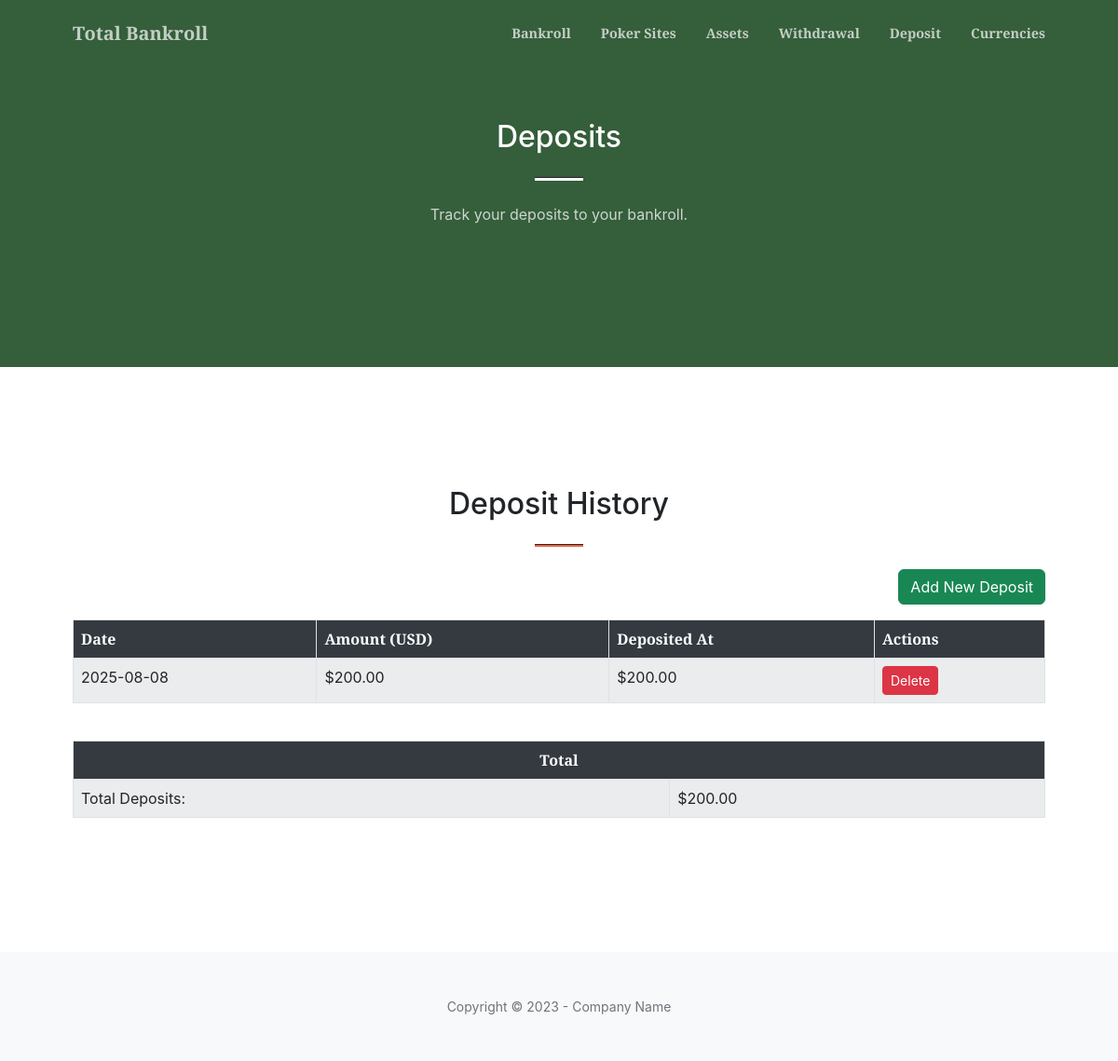
/deposit, run on an earlier commit of the app's database.
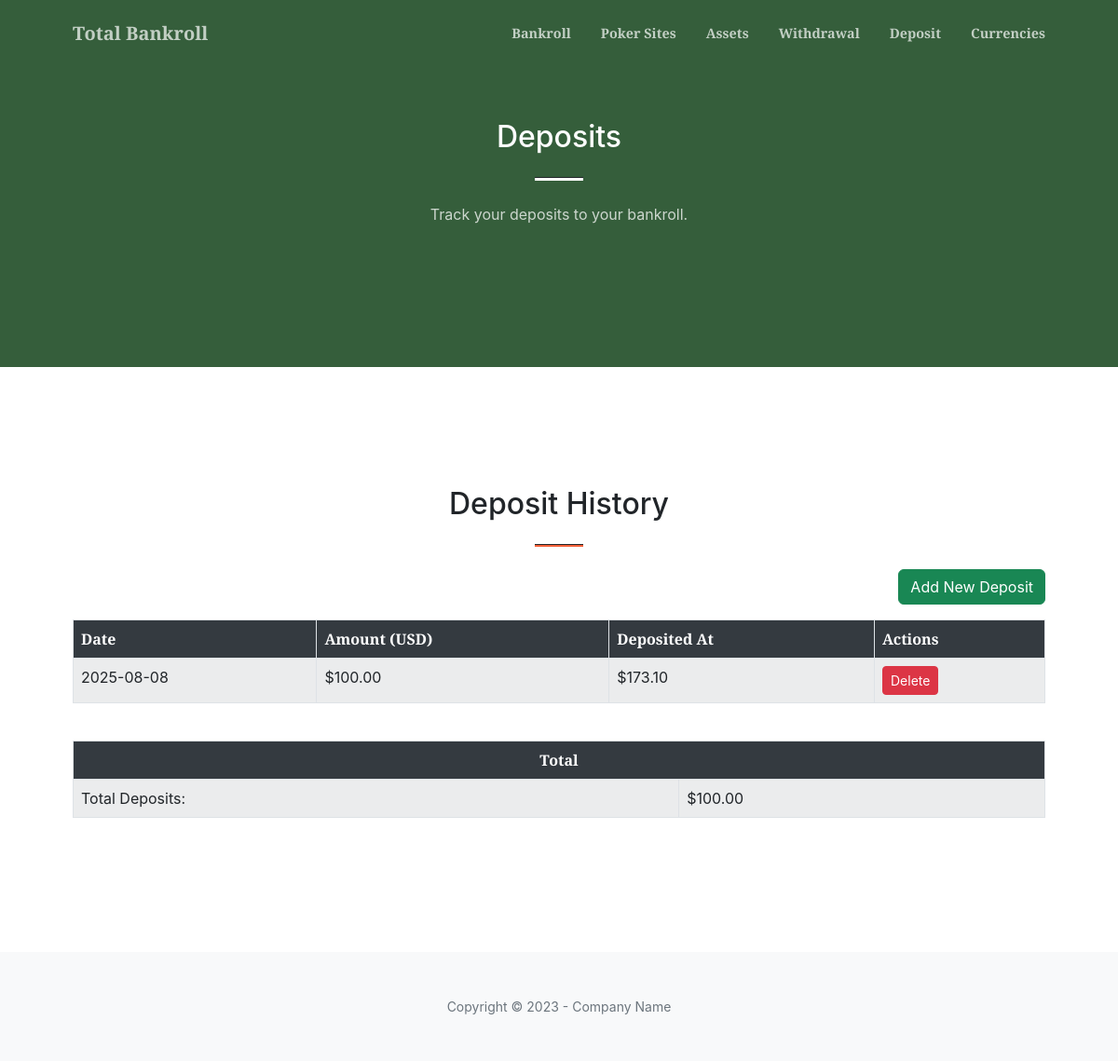
And on a later commit of the database.
### tables this page shows
CREATE TABLE deposits (
    id INTEGER PRIMARY KEY AUTOINCREMENT,
    date TEXT NOT NULL,
    amount REAL NOT NULL,
    deposited_at REAL NOT NULL,
    last_updated TEXT NOT NULL,
    currency TEXT NOT NULL DEFAULT 'Dollar'
);

### src/total_bankroll/main.py (the view)
@app.route("/deposit")
def deposit():
    db = get_db()
    poker_sites_data = db.execute("""
        SELECT
            SUM(amount) AS current_total
        FROM sites
        WHERE last_updated = (SELECT MAX(last_updated) FROM sites)
    """).fetchone()
    current_poker_total = poker_sites_data['current_total'] if poker_sites_data and poker_sites_data['current_total'] is not None else 0
    assets_data = db.execute("""
        SELECT
            SUM(amount) AS current_total
        FROM assets
        WHERE last_updated = (SELECT MAX(last_updated) FROM assets)
    """).fetchone()
    current_asset_total = assets_data['current_total'] if assets_data and assets_data['current_total'] is not None else 0
    total_withdrawals = db.execute("SELECT SUM(amount) FROM drawings").fetchone()[0]
    if total_withdrawals is None:
        total_withdrawals = 0
    total_net_worth = current_poker_total + current_asset_total - total_withdrawals
    deposit_data = db.execute("SELECT id, date, CAST(amount AS REAL) as amount, CAST(deposited_at AS REAL) as deposited_at, last_updated, currency FROM deposits").fetchall()
    today = datetime.now().strftime("%Y-%m-%d")
    currencies = db.execute("""
        SELECT name FROM currency
        ORDER BY
            CASE name
                WHEN 'US Dollar' THEN 1
                WHEN 'British Pound' THEN 2
                WHEN 'Euro' THEN 3
                ELSE 4
            END,
            name
    """).fetchall()
    return render_template("deposit.html", deposits=deposit_data, today=today, total_net_worth=total_net_worth, currencies=currencies)

### src/total_bankroll/main.py (called while the page is built)
def get_db():
    conn = sqlite3.connect(DATABASE)
    conn.row_factory = sqlite3.Row
    return conn

### src/total_bankroll/templates/deposit.html
{% extends "base.html" %}
{% block content %}
<section class="page-section bg-primary" id="deposit">
    <div class="container px-4 px-lg-5">
        <div class="row gx-4 gx-lg-5 justify-content-center">
            <div class="col-lg-8 text-center">
                <h2 class="text-white mt-0">Deposits</h2>
                <hr class="divider divider-light" />
                <p class="text-white-75 mb-4">Track your deposits to your bankroll.</p>
            </div>
        </div>
    </div>
</section>
<section class="page-section" id="portfolio">
    <div class="container px-4 px-lg-5">
        <h2 class="text-center mt-0">Deposit History</h2>
        <hr class="divider" />
        <div class="row gx-4 gx-lg-5">
            <div class="col-lg-12 text-end mb-3">
                <button type="button" class="btn btn-success" data-bs-toggle="modal" data-bs-target="#generalModal" data-url="{{ url_for('add_deposit') }}">Add New Deposit</button>
            </div>
            <div class="col-lg-12">
                <div class="table-responsive">
                    <table class="table table-striped table-bordered">
                        <thead class="table-header-dark">
                            <tr>
                                <th scope="col">Date</th>
                                <th scope="col">Amount (USD)</th>
                                <th scope="col">Deposited At</th>
                                <th scope="col">Actions</th>
                            </tr>
                        </thead>
                        <tbody>
                            {% for deposit_item in deposits %}
                                <tr>
                                    <td>{{ deposit_item.date }}</td>
                                    <td>${{ "%.2f" | format(deposit_item.amount) }}</td>
                                    <td>${{ "%.2f" | format(deposit_item.deposited_at) }}</td>
                                    <td>
                                        <a href="#" class="btn btn-sm btn-danger delete-modal-btn" data-bs-toggle="modal" data-bs-target="#generalModal" data-url="{{ url_for('confirm_delete', item_type='deposit', item_id=deposit_item.id) }}">Delete</a>
                                    </td>
                                </tr>
                            {% endfor %}
                        </tbody>
                    </table>
                </div>
                <div class="table-responsive mt-4">
                    <table class="table table-striped table-bordered">
                        <thead class="table-header-dark">
                            <tr>
                                <th scope="col" colspan="2" class="text-center">Total</th>
                            </tr>
                        </thead>
                        <tbody>
                            <tr>
                                <td>Total Deposits:</td>
                                <td>${{ "%.2f" | format(deposits | sum(attribute='amount')) }}</td>
                            </tr>
                        </tbody>
                    </table>
                </div>
            </div>
        </div>
    </div>
</section>
{% endblock %}

What changed in the data, as far as the page shows it:
changed deposits: amount "200.00" → "100.00"; deposited_at "200.00" → "173.10"
Also different on the page:
{{ "%.2f" | format(deposits | sum(attribute='amount')) }}: "200.00" → "100.00"
